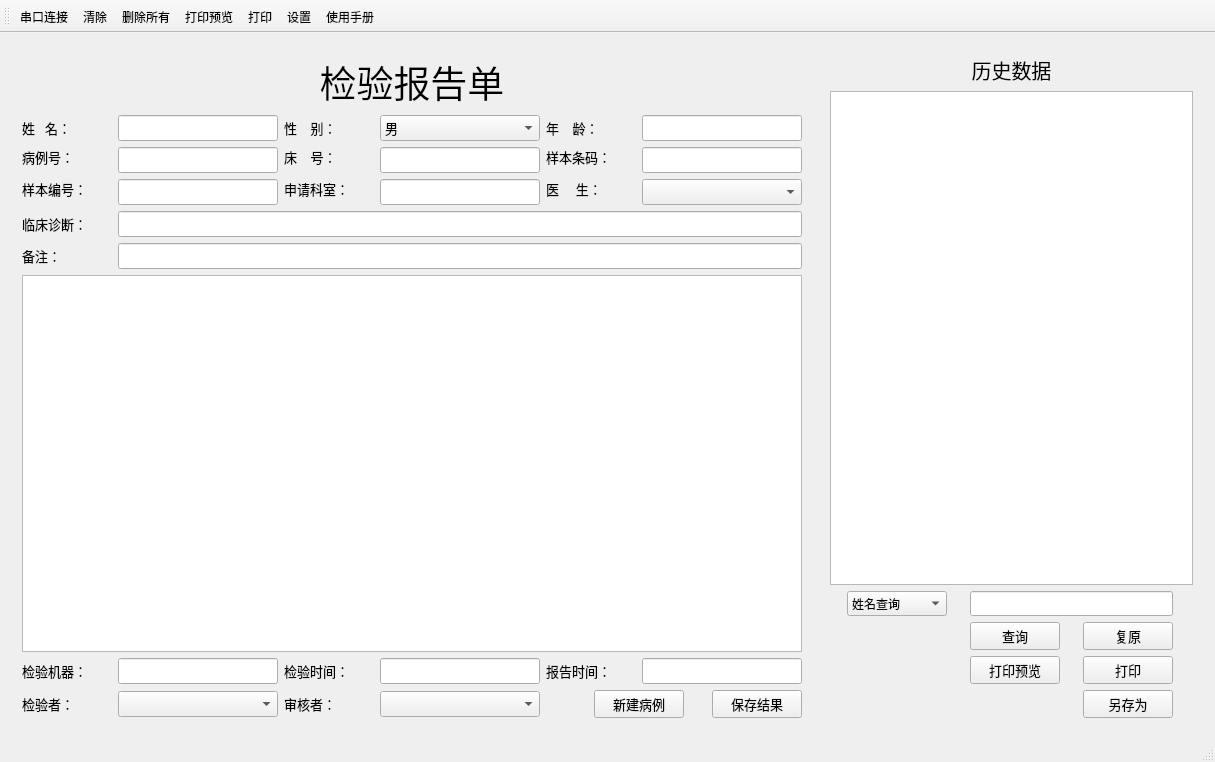
<?xml version="1.0" encoding="UTF-8"?>
<ui version="4.0">
 <class>MainWindow</class>
 <widget class="QMainWindow" name="MainWindow">
  <property name="geometry">
   <rect>
    <x>0</x>
    <y>0</y>
    <width>1215</width>
    <height>762</height>
   </rect>
  </property>
  <property name="windowTitle">
   <string>MainWindow</string>
  </property>
  <widget class="QWidget" name="centralWidget">
   <layout class="QGridLayout" name="gridLayout_3">
    <item row="0" column="0">
     <widget class="QWidget" name="widget" native="true">
      <layout class="QGridLayout" name="gridLayout_5">
       <item row="0" column="0">
        <widget class="QLabel" name="label_2">
         <property name="font">
          <font>
           <family>Agency FB</family>
           <pointsize>28</pointsize>
          </font>
         </property>
         <property name="text">
          <string>检验报告单</string>
         </property>
         <property name="alignment">
          <set>Qt::AlignCenter</set>
         </property>
        </widget>
       </item>
       <item row="1" column="0">
        <layout class="QGridLayout" name="gridLayout">
         <item row="0" column="0">
          <widget class="QLabel" name="label_1">
           <property name="sizePolicy">
            <sizepolicy hsizetype="Fixed" vsizetype="Preferred">
             <horstretch>0</horstretch>
             <verstretch>0</verstretch>
            </sizepolicy>
           </property>
           <property name="minimumSize">
            <size>
             <width>90</width>
             <height>0</height>
            </size>
           </property>
           <property name="font">
            <font>
             <family>微软雅黑</family>
             <pointsize>10</pointsize>
            </font>
           </property>
           <property name="text">
            <string>姓   名：</string>
           </property>
          </widget>
         </item>
         <item row="0" column="1">
          <widget class="QLineEdit" name="lineEdit1">
           <property name="sizePolicy">
            <sizepolicy hsizetype="Fixed" vsizetype="Fixed">
             <horstretch>0</horstretch>
             <verstretch>0</verstretch>
            </sizepolicy>
           </property>
           <property name="minimumSize">
            <size>
             <width>160</width>
             <height>0</height>
            </size>
           </property>
           <property name="font">
            <font>
             <family>微软雅黑</family>
             <pointsize>10</pointsize>
            </font>
           </property>
          </widget>
         </item>
         <item row="0" column="2">
          <widget class="QLabel" name="label_3">
           <property name="font">
            <font>
             <family>微软雅黑</family>
             <pointsize>10</pointsize>
            </font>
           </property>
           <property name="text">
            <string>性    别：</string>
           </property>
          </widget>
         </item>
         <item row="0" column="3">
          <widget class="QComboBox" name="comboBox2">
           <property name="sizePolicy">
            <sizepolicy hsizetype="Fixed" vsizetype="Fixed">
             <horstretch>0</horstretch>
             <verstretch>0</verstretch>
            </sizepolicy>
           </property>
           <property name="minimumSize">
            <size>
             <width>160</width>
             <height>0</height>
            </size>
           </property>
           <property name="font">
            <font>
             <family>微软雅黑</family>
             <pointsize>10</pointsize>
            </font>
           </property>
           <item>
            <property name="text">
             <string>男</string>
            </property>
           </item>
           <item>
            <property name="text">
             <string>女</string>
            </property>
           </item>
          </widget>
         </item>
         <item row="0" column="4">
          <widget class="QLabel" name="label_4">
           <property name="font">
            <font>
             <family>微软雅黑</family>
             <pointsize>10</pointsize>
            </font>
           </property>
           <property name="text">
            <string>年    龄：</string>
           </property>
          </widget>
         </item>
         <item row="0" column="5">
          <widget class="QLineEdit" name="lineEdit3">
           <property name="sizePolicy">
            <sizepolicy hsizetype="Fixed" vsizetype="Fixed">
             <horstretch>0</horstretch>
             <verstretch>0</verstretch>
            </sizepolicy>
           </property>
           <property name="minimumSize">
            <size>
             <width>160</width>
             <height>0</height>
            </size>
           </property>
           <property name="font">
            <font>
             <family>微软雅黑</family>
             <pointsize>10</pointsize>
            </font>
           </property>
          </widget>
         </item>
         <item row="1" column="0">
          <widget class="QLabel" name="label_12">
           <property name="sizePolicy">
            <sizepolicy hsizetype="Fixed" vsizetype="Preferred">
             <horstretch>0</horstretch>
             <verstretch>0</verstretch>
            </sizepolicy>
           </property>
           <property name="minimumSize">
            <size>
             <width>90</width>
             <height>0</height>
            </size>
           </property>
           <property name="font">
            <font>
             <family>微软雅黑</family>
             <pointsize>10</pointsize>
            </font>
           </property>
           <property name="text">
            <string>病例号：</string>
           </property>
          </widget>
         </item>
         <item row="1" column="1" rowspan="2">
          <widget class="QLineEdit" name="lineEdit4">
           <property name="sizePolicy">
            <sizepolicy hsizetype="Fixed" vsizetype="Fixed">
             <horstretch>0</horstretch>
             <verstretch>0</verstretch>
            </sizepolicy>
           </property>
           <property name="minimumSize">
            <size>
             <width>160</width>
             <height>0</height>
            </size>
           </property>
           <property name="font">
            <font>
             <family>微软雅黑</family>
             <pointsize>10</pointsize>
            </font>
           </property>
          </widget>
         </item>
         <item row="1" column="2">
          <widget class="QLabel" name="label_13">
           <property name="font">
            <font>
             <family>微软雅黑</family>
             <pointsize>10</pointsize>
            </font>
           </property>
           <property name="text">
            <string>床    号：</string>
           </property>
          </widget>
         </item>
         <item row="1" column="3" rowspan="2">
          <widget class="QLineEdit" name="lineEdit5">
           <property name="sizePolicy">
            <sizepolicy hsizetype="Fixed" vsizetype="Fixed">
             <horstretch>0</horstretch>
             <verstretch>0</verstretch>
            </sizepolicy>
           </property>
           <property name="minimumSize">
            <size>
             <width>160</width>
             <height>0</height>
            </size>
           </property>
           <property name="font">
            <font>
             <family>微软雅黑</family>
             <pointsize>10</pointsize>
            </font>
           </property>
          </widget>
         </item>
         <item row="1" column="4">
          <widget class="QLabel" name="label_16">
           <property name="font">
            <font>
             <family>微软雅黑</family>
             <pointsize>10</pointsize>
            </font>
           </property>
           <property name="text">
            <string>样本条码：</string>
           </property>
          </widget>
         </item>
         <item row="1" column="5" rowspan="2">
          <widget class="QLineEdit" name="lineEdit6">
           <property name="sizePolicy">
            <sizepolicy hsizetype="Fixed" vsizetype="Fixed">
             <horstretch>0</horstretch>
             <verstretch>0</verstretch>
            </sizepolicy>
           </property>
           <property name="minimumSize">
            <size>
             <width>160</width>
             <height>0</height>
            </size>
           </property>
           <property name="font">
            <font>
             <family>微软雅黑</family>
             <pointsize>10</pointsize>
            </font>
           </property>
          </widget>
         </item>
         <item row="2" column="0" rowspan="2">
          <widget class="QLabel" name="label_5">
           <property name="sizePolicy">
            <sizepolicy hsizetype="Fixed" vsizetype="Preferred">
             <horstretch>0</horstretch>
             <verstretch>0</verstretch>
            </sizepolicy>
           </property>
           <property name="minimumSize">
            <size>
             <width>90</width>
             <height>0</height>
            </size>
           </property>
           <property name="font">
            <font>
             <family>微软雅黑</family>
             <pointsize>10</pointsize>
            </font>
           </property>
           <property name="text">
            <string>样本编号：</string>
           </property>
          </widget>
         </item>
         <item row="2" column="2" rowspan="2">
          <widget class="QLabel" name="label_6">
           <property name="font">
            <font>
             <family>微软雅黑</family>
             <pointsize>10</pointsize>
            </font>
           </property>
           <property name="text">
            <string>申请科室：</string>
           </property>
          </widget>
         </item>
         <item row="2" column="4" rowspan="2">
          <widget class="QLabel" name="label_11">
           <property name="font">
            <font>
             <family>微软雅黑</family>
             <pointsize>10</pointsize>
            </font>
           </property>
           <property name="text">
            <string>医     生：</string>
           </property>
          </widget>
         </item>
         <item row="3" column="1">
          <widget class="QLineEdit" name="lineEdit7">
           <property name="sizePolicy">
            <sizepolicy hsizetype="Fixed" vsizetype="Fixed">
             <horstretch>0</horstretch>
             <verstretch>0</verstretch>
            </sizepolicy>
           </property>
           <property name="minimumSize">
            <size>
             <width>160</width>
             <height>0</height>
            </size>
           </property>
           <property name="font">
            <font>
             <family>微软雅黑</family>
             <pointsize>10</pointsize>
            </font>
           </property>
          </widget>
         </item>
         <item row="3" column="3">
          <widget class="QLineEdit" name="lineEdit8">
           <property name="sizePolicy">
            <sizepolicy hsizetype="Fixed" vsizetype="Fixed">
             <horstretch>0</horstretch>
             <verstretch>0</verstretch>
            </sizepolicy>
           </property>
           <property name="minimumSize">
            <size>
             <width>160</width>
             <height>0</height>
            </size>
           </property>
           <property name="font">
            <font>
             <family>微软雅黑</family>
             <pointsize>10</pointsize>
            </font>
           </property>
          </widget>
         </item>
         <item row="3" column="5">
          <widget class="QComboBox" name="comboBox3">
           <property name="sizePolicy">
            <sizepolicy hsizetype="Fixed" vsizetype="Fixed">
             <horstretch>0</horstretch>
             <verstretch>0</verstretch>
            </sizepolicy>
           </property>
           <property name="minimumSize">
            <size>
             <width>160</width>
             <height>0</height>
            </size>
           </property>
           <property name="font">
            <font>
             <family>微软雅黑</family>
             <pointsize>10</pointsize>
            </font>
           </property>
          </widget>
         </item>
         <item row="4" column="0">
          <widget class="QLabel" name="label_14">
           <property name="sizePolicy">
            <sizepolicy hsizetype="Fixed" vsizetype="Preferred">
             <horstretch>0</horstretch>
             <verstretch>0</verstretch>
            </sizepolicy>
           </property>
           <property name="minimumSize">
            <size>
             <width>90</width>
             <height>0</height>
            </size>
           </property>
           <property name="font">
            <font>
             <family>微软雅黑</family>
             <pointsize>10</pointsize>
            </font>
           </property>
           <property name="text">
            <string>临床诊断：</string>
           </property>
          </widget>
         </item>
         <item row="5" column="0">
          <widget class="QLabel" name="label_15">
           <property name="sizePolicy">
            <sizepolicy hsizetype="Fixed" vsizetype="Preferred">
             <horstretch>0</horstretch>
             <verstretch>0</verstretch>
            </sizepolicy>
           </property>
           <property name="minimumSize">
            <size>
             <width>90</width>
             <height>0</height>
            </size>
           </property>
           <property name="font">
            <font>
             <family>微软雅黑</family>
             <pointsize>10</pointsize>
            </font>
           </property>
           <property name="text">
            <string>备注：</string>
           </property>
          </widget>
         </item>
         <item row="4" column="1" colspan="5">
          <widget class="QLineEdit" name="lineEdit10">
           <property name="font">
            <font>
             <family>微软雅黑</family>
             <pointsize>10</pointsize>
            </font>
           </property>
          </widget>
         </item>
         <item row="5" column="1" colspan="5">
          <widget class="QLineEdit" name="lineEdit11">
           <property name="font">
            <font>
             <family>微软雅黑</family>
             <pointsize>10</pointsize>
            </font>
           </property>
          </widget>
         </item>
        </layout>
       </item>
       <item row="2" column="0">
        <widget class="QTableView" name="tableView1"/>
       </item>
       <item row="3" column="0">
        <layout class="QGridLayout" name="gridLayout_4">
         <item row="0" column="0">
          <widget class="QLabel" name="label_8">
           <property name="minimumSize">
            <size>
             <width>90</width>
             <height>0</height>
            </size>
           </property>
           <property name="font">
            <font>
             <family>微软雅黑</family>
             <pointsize>10</pointsize>
            </font>
           </property>
           <property name="text">
            <string>检验机器：</string>
           </property>
          </widget>
         </item>
         <item row="0" column="1">
          <widget class="QLineEdit" name="lineEdit12">
           <property name="sizePolicy">
            <sizepolicy hsizetype="Fixed" vsizetype="Fixed">
             <horstretch>0</horstretch>
             <verstretch>0</verstretch>
            </sizepolicy>
           </property>
           <property name="minimumSize">
            <size>
             <width>160</width>
             <height>0</height>
            </size>
           </property>
           <property name="font">
            <font>
             <family>微软雅黑</family>
             <pointsize>10</pointsize>
            </font>
           </property>
          </widget>
         </item>
         <item row="0" column="2">
          <widget class="QLabel" name="label_9">
           <property name="sizePolicy">
            <sizepolicy hsizetype="Fixed" vsizetype="Preferred">
             <horstretch>0</horstretch>
             <verstretch>0</verstretch>
            </sizepolicy>
           </property>
           <property name="minimumSize">
            <size>
             <width>90</width>
             <height>0</height>
            </size>
           </property>
           <property name="font">
            <font>
             <family>微软雅黑</family>
             <pointsize>10</pointsize>
            </font>
           </property>
           <property name="text">
            <string>检验时间：</string>
           </property>
          </widget>
         </item>
         <item row="0" column="3">
          <widget class="QLineEdit" name="lineEdit13">
           <property name="sizePolicy">
            <sizepolicy hsizetype="Fixed" vsizetype="Fixed">
             <horstretch>0</horstretch>
             <verstretch>0</verstretch>
            </sizepolicy>
           </property>
           <property name="minimumSize">
            <size>
             <width>160</width>
             <height>0</height>
            </size>
           </property>
           <property name="font">
            <font>
             <family>微软雅黑</family>
             <pointsize>10</pointsize>
            </font>
           </property>
          </widget>
         </item>
         <item row="0" column="4" colspan="2">
          <widget class="QLabel" name="label_10">
           <property name="sizePolicy">
            <sizepolicy hsizetype="Fixed" vsizetype="Preferred">
             <horstretch>0</horstretch>
             <verstretch>0</verstretch>
            </sizepolicy>
           </property>
           <property name="minimumSize">
            <size>
             <width>90</width>
             <height>0</height>
            </size>
           </property>
           <property name="font">
            <font>
             <family>微软雅黑</family>
             <pointsize>10</pointsize>
            </font>
           </property>
           <property name="text">
            <string>报告时间：</string>
           </property>
          </widget>
         </item>
         <item row="0" column="6" colspan="2">
          <widget class="QLineEdit" name="lineEdit14">
           <property name="sizePolicy">
            <sizepolicy hsizetype="Fixed" vsizetype="Fixed">
             <horstretch>0</horstretch>
             <verstretch>0</verstretch>
            </sizepolicy>
           </property>
           <property name="minimumSize">
            <size>
             <width>160</width>
             <height>0</height>
            </size>
           </property>
           <property name="font">
            <font>
             <family>微软雅黑</family>
             <pointsize>10</pointsize>
            </font>
           </property>
          </widget>
         </item>
         <item row="1" column="0">
          <widget class="QLabel" name="label_17">
           <property name="sizePolicy">
            <sizepolicy hsizetype="Fixed" vsizetype="Preferred">
             <horstretch>0</horstretch>
             <verstretch>0</verstretch>
            </sizepolicy>
           </property>
           <property name="minimumSize">
            <size>
             <width>90</width>
             <height>0</height>
            </size>
           </property>
           <property name="font">
            <font>
             <family>微软雅黑</family>
             <pointsize>10</pointsize>
            </font>
           </property>
           <property name="text">
            <string>检验者：</string>
           </property>
          </widget>
         </item>
         <item row="1" column="1">
          <widget class="QComboBox" name="comboBox4">
           <property name="sizePolicy">
            <sizepolicy hsizetype="Fixed" vsizetype="Fixed">
             <horstretch>0</horstretch>
             <verstretch>0</verstretch>
            </sizepolicy>
           </property>
           <property name="minimumSize">
            <size>
             <width>160</width>
             <height>0</height>
            </size>
           </property>
           <property name="font">
            <font>
             <family>微软雅黑</family>
             <pointsize>10</pointsize>
            </font>
           </property>
          </widget>
         </item>
         <item row="1" column="2">
          <widget class="QLabel" name="label_18">
           <property name="sizePolicy">
            <sizepolicy hsizetype="Fixed" vsizetype="Preferred">
             <horstretch>0</horstretch>
             <verstretch>0</verstretch>
            </sizepolicy>
           </property>
           <property name="minimumSize">
            <size>
             <width>90</width>
             <height>0</height>
            </size>
           </property>
           <property name="font">
            <font>
             <family>微软雅黑</family>
             <pointsize>10</pointsize>
            </font>
           </property>
           <property name="text">
            <string>审核者：</string>
           </property>
          </widget>
         </item>
         <item row="1" column="3" colspan="2">
          <widget class="QComboBox" name="comboBox5">
           <property name="sizePolicy">
            <sizepolicy hsizetype="Fixed" vsizetype="Fixed">
             <horstretch>0</horstretch>
             <verstretch>0</verstretch>
            </sizepolicy>
           </property>
           <property name="minimumSize">
            <size>
             <width>160</width>
             <height>0</height>
            </size>
           </property>
           <property name="font">
            <font>
             <family>微软雅黑</family>
             <pointsize>10</pointsize>
            </font>
           </property>
          </widget>
         </item>
         <item row="1" column="5" colspan="2">
          <widget class="QPushButton" name="btnAdd">
           <property name="sizePolicy">
            <sizepolicy hsizetype="Fixed" vsizetype="Fixed">
             <horstretch>0</horstretch>
             <verstretch>0</verstretch>
            </sizepolicy>
           </property>
           <property name="minimumSize">
            <size>
             <width>90</width>
             <height>0</height>
            </size>
           </property>
           <property name="font">
            <font>
             <family>微软雅黑</family>
             <pointsize>10</pointsize>
            </font>
           </property>
           <property name="text">
            <string>新建病例</string>
           </property>
          </widget>
         </item>
         <item row="1" column="7">
          <widget class="QPushButton" name="btnSave">
           <property name="sizePolicy">
            <sizepolicy hsizetype="Fixed" vsizetype="Fixed">
             <horstretch>0</horstretch>
             <verstretch>0</verstretch>
            </sizepolicy>
           </property>
           <property name="minimumSize">
            <size>
             <width>90</width>
             <height>0</height>
            </size>
           </property>
           <property name="font">
            <font>
             <family>微软雅黑</family>
             <pointsize>10</pointsize>
            </font>
           </property>
           <property name="text">
            <string>保存结果</string>
           </property>
          </widget>
         </item>
        </layout>
       </item>
      </layout>
     </widget>
    </item>
    <item row="0" column="1">
     <widget class="QWidget" name="widget_2" native="true">
      <layout class="QGridLayout" name="gridLayout_6">
       <item row="0" column="0">
        <widget class="QLabel" name="label">
         <property name="font">
          <font>
           <pointsize>15</pointsize>
          </font>
         </property>
         <property name="text">
          <string>历史数据</string>
         </property>
         <property name="alignment">
          <set>Qt::AlignCenter</set>
         </property>
        </widget>
       </item>
       <item row="1" column="0">
        <widget class="QTableView" name="tableView2"/>
       </item>
       <item row="2" column="0">
        <layout class="QGridLayout" name="gridLayout_2">
         <item row="0" column="0">
          <widget class="QComboBox" name="comboBox">
           <property name="sizePolicy">
            <sizepolicy hsizetype="Fixed" vsizetype="Fixed">
             <horstretch>0</horstretch>
             <verstretch>0</verstretch>
            </sizepolicy>
           </property>
           <property name="minimumSize">
            <size>
             <width>100</width>
             <height>0</height>
            </size>
           </property>
           <property name="font">
            <font>
             <family>微软雅黑</family>
            </font>
           </property>
           <item>
            <property name="text">
             <string>姓名查询</string>
            </property>
           </item>
           <item>
            <property name="text">
             <string>ID查询</string>
            </property>
           </item>
           <item>
            <property name="text">
             <string>日期查询</string>
            </property>
           </item>
          </widget>
         </item>
         <item row="0" column="1" colspan="2">
          <widget class="QLineEdit" name="lineEdit">
           <property name="font">
            <font>
             <family>微软雅黑</family>
            </font>
           </property>
          </widget>
         </item>
         <item row="1" column="1">
          <widget class="QPushButton" name="btnSearch">
           <property name="sizePolicy">
            <sizepolicy hsizetype="Fixed" vsizetype="Fixed">
             <horstretch>0</horstretch>
             <verstretch>0</verstretch>
            </sizepolicy>
           </property>
           <property name="minimumSize">
            <size>
             <width>90</width>
             <height>0</height>
            </size>
           </property>
           <property name="font">
            <font>
             <family>微软雅黑</family>
             <pointsize>10</pointsize>
            </font>
           </property>
           <property name="text">
            <string>查询</string>
           </property>
          </widget>
         </item>
         <item row="1" column="2">
          <widget class="QPushButton" name="btnBack">
           <property name="font">
            <font>
             <family>微软雅黑</family>
             <pointsize>10</pointsize>
            </font>
           </property>
           <property name="text">
            <string>复原</string>
           </property>
          </widget>
         </item>
         <item row="2" column="1">
          <widget class="QPushButton" name="btnPreview">
           <property name="sizePolicy">
            <sizepolicy hsizetype="Fixed" vsizetype="Fixed">
             <horstretch>0</horstretch>
             <verstretch>0</verstretch>
            </sizepolicy>
           </property>
           <property name="minimumSize">
            <size>
             <width>90</width>
             <height>0</height>
            </size>
           </property>
           <property name="font">
            <font>
             <family>微软雅黑</family>
             <pointsize>10</pointsize>
            </font>
           </property>
           <property name="text">
            <string>打印预览</string>
           </property>
          </widget>
         </item>
         <item row="2" column="2">
          <widget class="QPushButton" name="btnPrint">
           <property name="font">
            <font>
             <family>微软雅黑</family>
             <pointsize>10</pointsize>
            </font>
           </property>
           <property name="text">
            <string>打印</string>
           </property>
          </widget>
         </item>
         <item row="3" column="2">
          <widget class="QPushButton" name="btnSaveXlsx">
           <property name="sizePolicy">
            <sizepolicy hsizetype="Fixed" vsizetype="Fixed">
             <horstretch>0</horstretch>
             <verstretch>0</verstretch>
            </sizepolicy>
           </property>
           <property name="minimumSize">
            <size>
             <width>90</width>
             <height>0</height>
            </size>
           </property>
           <property name="font">
            <font>
             <family>微软雅黑</family>
             <pointsize>10</pointsize>
            </font>
           </property>
           <property name="text">
            <string>另存为</string>
           </property>
          </widget>
         </item>
        </layout>
       </item>
      </layout>
     </widget>
    </item>
   </layout>
  </widget>
  <widget class="QMenuBar" name="menuBar">
   <property name="geometry">
    <rect>
     <x>0</x>
     <y>0</y>
     <width>1215</width>
     <height>26</height>
    </rect>
   </property>
  </widget>
  <widget class="QToolBar" name="mainToolBar">
   <attribute name="toolBarArea">
    <enum>TopToolBarArea</enum>
   </attribute>
   <attribute name="toolBarBreak">
    <bool>false</bool>
   </attribute>
   <addaction name="actionLink"/>
   <addaction name="actionClear"/>
   <addaction name="actionDelete"/>
   <addaction name="actionPreview"/>
   <addaction name="actionPrint"/>
   <addaction name="actionSet"/>
   <addaction name="actionHelp"/>
  </widget>
  <widget class="QStatusBar" name="statusBar"/>
  <action name="actionPreview">
   <property name="icon">
    <iconset resource="images.qrc">
     <normaloff>:/images/preview.png</normaloff>:/images/preview.png</iconset>
   </property>
   <property name="text">
    <string>打印预览</string>
   </property>
  </action>
  <action name="actionPrint">
   <property name="icon">
    <iconset resource="images.qrc">
     <normaloff>:/images/print.png</normaloff>:/images/print.png</iconset>
   </property>
   <property name="text">
    <string>打印</string>
   </property>
  </action>
  <action name="actionSet">
   <property name="icon">
    <iconset resource="images.qrc">
     <normaloff>:/images/set.png</normaloff>:/images/set.png</iconset>
   </property>
   <property name="text">
    <string>设置</string>
   </property>
   <property name="toolTip">
    <string>设置</string>
   </property>
  </action>
  <action name="actionLink">
   <property name="icon">
    <iconset resource="images.qrc">
     <normaloff>:/images/failure.png</normaloff>:/images/failure.png</iconset>
   </property>
   <property name="text">
    <string>串口连接</string>
   </property>
   <property name="toolTip">
    <string>串口连接</string>
   </property>
  </action>
  <action name="actionClear">
   <property name="icon">
    <iconset resource="images.qrc">
     <normaloff>:/images/clear.png</normaloff>:/images/clear.png</iconset>
   </property>
   <property name="text">
    <string>清除</string>
   </property>
  </action>
  <action name="actionDelete">
   <property name="icon">
    <iconset resource="images.qrc">
     <normaloff>:/images/delete.png</normaloff>:/images/delete.png</iconset>
   </property>
   <property name="text">
    <string>删除所有</string>
   </property>
   <property name="toolTip">
    <string>删除所有</string>
   </property>
  </action>
  <action name="actionHelp">
   <property name="icon">
    <iconset resource="images.qrc">
     <normaloff>:/images/help.png</normaloff>:/images/help.png</iconset>
   </property>
   <property name="text">
    <string>使用手册</string>
   </property>
   <property name="toolTip">
    <string>使用手册</string>
   </property>
  </action>
 </widget>
 <layoutdefault spacing="6" margin="11"/>
 <resources>
  <include location="images.qrc"/>
 </resources>
 <connections/>
</ui>
